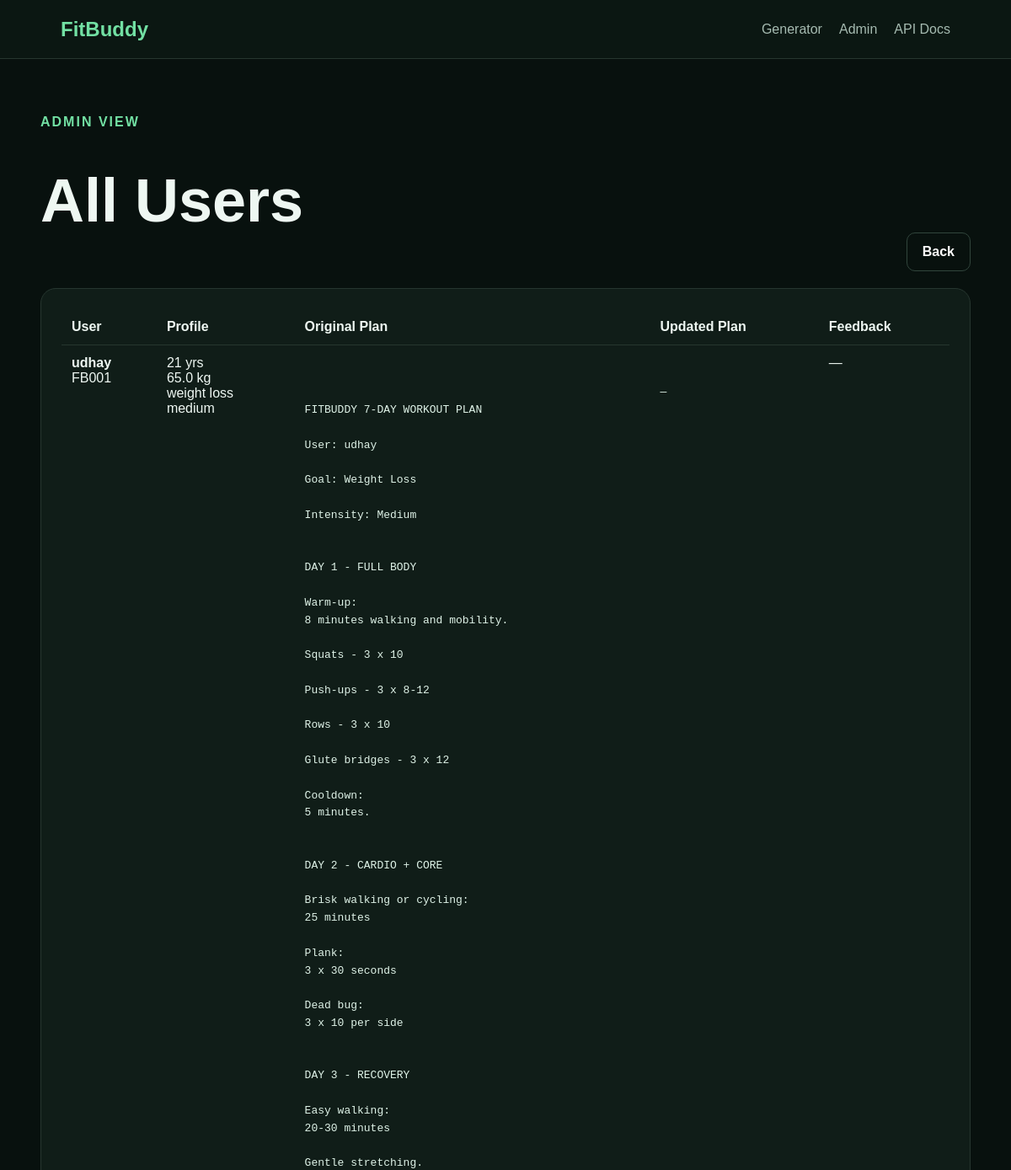
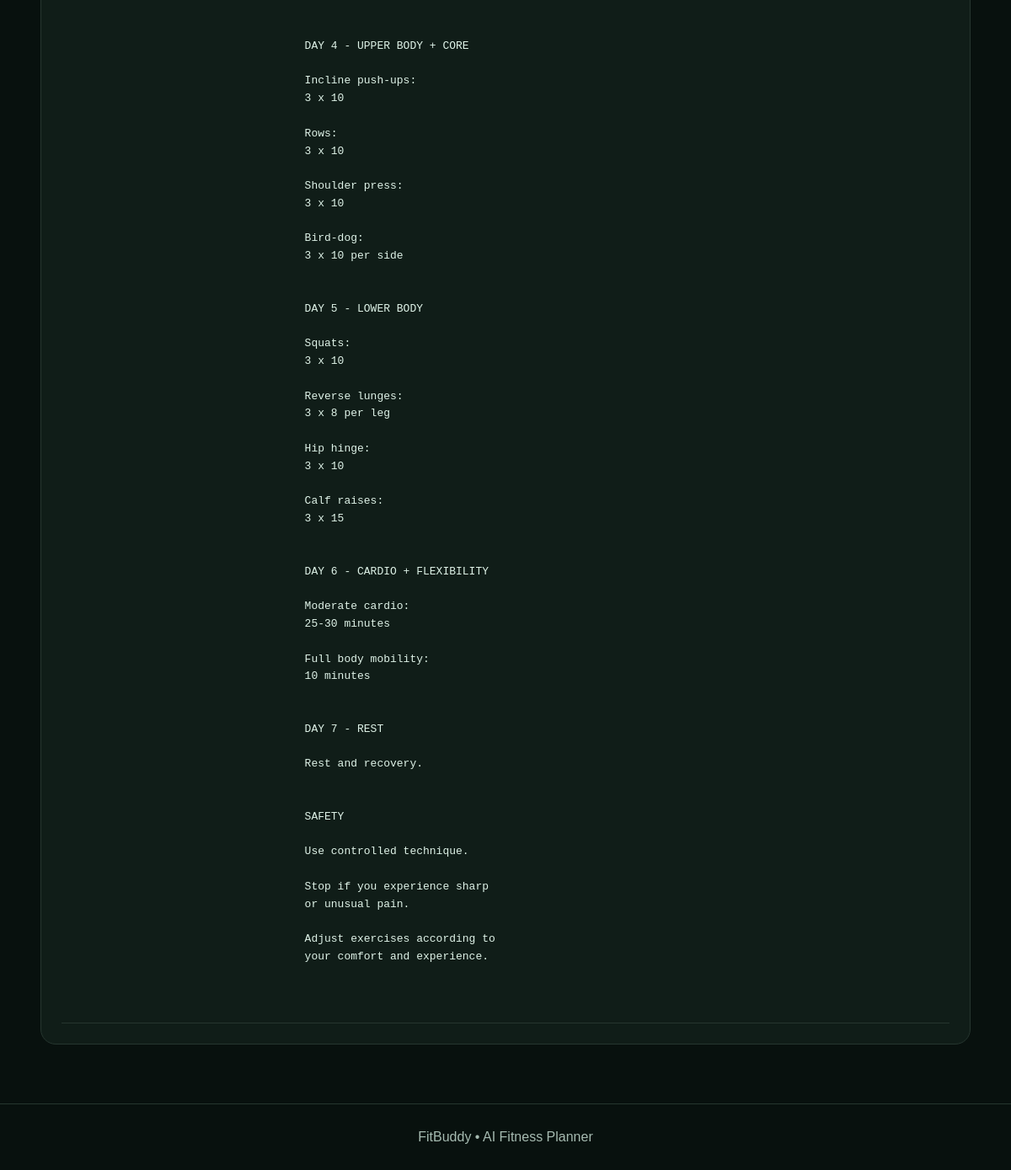
Screenshot of /view-all-users with the database file from the repository (2 pictures, top to bottom).
### app/models.py (models this page shows)
class User(Base):
    __tablename__ = "users"
    id: Mapped[int] = mapped_column(
        Integer,
        primary_key=True,
        index=True
    )
    user_id: Mapped[str] = mapped_column(
        String(80),
        unique=True,
        index=True
    )
    username: Mapped[str] = mapped_column(
        String(120)
    )
    age: Mapped[int] = mapped_column(
        Integer
    )
    weight: Mapped[float] = mapped_column(
        Float
    )
    goal: Mapped[str] = mapped_column(
        String(80)
    )
    intensity: Mapped[str] = mapped_column(
        String(20)
    )
    created_at: Mapped[datetime] = mapped_column(
        DateTime,
        default=datetime.utcnow
    )
    plans: Mapped[list["WorkoutPlan"]] = relationship(
        back_populates="user",
        cascade="all, delete-orphan"
    )

class WorkoutPlan(Base):
    __tablename__ = "workout_plans"
    id: Mapped[int] = mapped_column(
        Integer,
        primary_key=True,
        index=True
    )
    user_id: Mapped[str] = mapped_column(
        ForeignKey("users.user_id"),
        index=True
    )
    original_plan: Mapped[str] = mapped_column(
        Text
    )
    updated_plan: Mapped[str | None] = mapped_column(
        Text,
        nullable=True
    )
    nutrition_tip: Mapped[str] = mapped_column(
        Text
    )
    feedback: Mapped[str | None] = mapped_column(
        Text,
        nullable=True
    )
    created_at: Mapped[datetime] = mapped_column(
        DateTime,
        default=datetime.utcnow
    )
    updated_at: Mapped[datetime | None] = mapped_column(
        DateTime,
        nullable=True
    )
    user: Mapped[User] = relationship(
        back_populates="plans"
    )

### app/routes.py (the view)
@router.get(
    "/view-all-users",
    response_class=HTMLResponse
)
def all_users(
    request: Request,
    x_admin_token: str | None = Header(
        default=None
    ),
    db: Session = Depends(get_db)
):
    if (
        settings.admin_token
        and x_admin_token != settings.admin_token
    ):
        raise HTTPException(
            status_code=403,
            detail="Invalid admin token."
        )
    users = db.scalars(
        select(User)
        .order_by(
            User.created_at.desc()
        )
    ).all()
    rows = []
    for user in users:
        rows.append({
            "user": user,
            "plan": latest_plan(
                db,
                user.user_id
            )
        })
    return templates.TemplateResponse(
        request=request,
        name="all_users.html",
        context={
            "rows": rows
        }
    )

### templates/all_users.html (shortened to what this page needs)
{% extends "base.html" %}
{% block content %}
<div class="head">
<div>
    <p class="eyebrow">
        ADMIN VIEW
    </p>
    <h1>
        All Users
    </h1>
</div>
<a
    class="btn2"
    href="/"
>
    Back
</a>
</div>
<div class="card table">
<table>
<thead>
<tr>
<th>
User
</th>
<th>
Profile
</th>
<th>
Original Plan
</th>
<th>
Updated Plan
</th>
<th>
Feedback
</th>
</tr>
</thead>
<tbody>
{% for row in rows %}
<tr>
<td>
<b>
{{ row.user.username }}
</b>
<br>
{{ row.user.user_id }}
</td>
<td>
{{ row.user.age }} yrs
<br>
{{ row.user.weight }} kg
<br>
{{ row.user.goal }}
<br>
{{ row.user.intensity }}
</td>
<td>
<pre>
{{ row.plan.original_plan
if row.plan
else "—" }}
</pre>
</td>
<td>
<pre>
{{ row.plan.updated_plan
if row.plan and row.plan.updated_plan
else "—" }}
</pre>
</td>
<td>
{{ row.plan.feedback
if row.plan and row.plan.feedback
else "—" }}
</td>
</tr>
{% else %}
<tr>
<td colspan="5">
No users yet.
</td>
</tr>
{% endfor %}
</tbody>
</table>
</div>
{% endblock %}

### templates/base.html (shortened to what this page needs)
<!DOCTYPE html>
<html lang="en">
<head>
    <link
        rel="stylesheet"
        href="{{ url_for('static', path='style.css') }}"
    >
</head>
<body>
<header>
    <a
        class="brand"
        href="/"
    >
        FitBuddy
    </a>
    <nav>
        <a href="/">
            Generator
        </a>
        <a href="/view-all-users">
            Admin
        </a>
        <a href="/docs">
            API Docs
        </a>
    </nav>
</header>
<main>
    {% block content %}
    {% endblock %}
</main>
<footer>
    FitBuddy • AI Fitness Planner
</footer>
</body>
</html>

### static/style.css (style rules this page uses)
* { box-sizing: border-box; }
body { margin: 0; font-family: Arial, sans-serif; background: #08110e; color: #eef7f2; }
a { color: inherit; text-decoration: none; }
header { height: 70px; display: flex; justify-content: space-between; align-items: center; padding: 0 6%; border-bottom: 1px solid #26362f; background: #0b1712; }
.brand { font-size: 24px; font-weight: 800; color: #72e0a3; }
nav { display: flex; gap: 20px; color: #a6bbb1; }
main { width: min(1150px, 92%); margin: auto; padding: 50px 0; }
.eyebrow { color: #72e0a3; font-weight: 800; letter-spacing: 2px; }
h1 { font-size: clamp( 2.3rem, 6vw, 4.5rem ); line-height: 1; }
.card { background: #101d18; border: 1px solid #26362f; border-radius: 18px; padding: 24px; margin-bottom: 20px; }
button, .btn2 { padding: 13px 18px; border: 0; border-radius: 10px; background: #72e0a3; color: #06110b; font-weight: 700; cursor: pointer; }
.btn2 { background: transparent; color: white; border: 1px solid #31453c; }
pre { white-space: pre-wrap; line-height: 1.6; color: #dff3e8; }
.head { display: flex; justify-content: space-between; align-items: end; margin-bottom: 20px; }
.table { overflow: auto; }
table { width: 100%; min-width: 950px; border-collapse: collapse; }
th, td { padding: 12px; border-bottom: 1px solid #26362f; text-align: left; vertical-align: top; }
footer { text-align: center; color: #a6bbb1; padding: 30px; border-top: 1px solid #26362f; }

### rows the page displays
User: user.username "udhay", user.user_id "FB001", user.age "21", user.weight "65.0", user.goal "weight loss", user.intensity "medium"
WorkoutPlan: plan "FITBUDDY 7-DAY WORKOUT PLAN User: udhay Goal: Weight Loss Intensity: Medium DAY 1 - FULL BODY Warm-up: 8 minutes walking and mobility. Squats - 3 x 10 Push-ups - 3 x 8-12 Rows - 3 x 10 Glute bridges - 3 x 12 Cooldown: 5 minutes. DAY 2 - CARDIO + CORE Brisk walking or cycling: 25 minutes Plank: 3 x 30 seconds Dead bug: 3 x 10 per side DAY 3 - RECOVERY Easy walking: 20-30 minutes Gentle stretching. DAY 4 - UPPER BODY + CORE Incline push-ups: 3 x 10 Rows: 3 x 10 Shoulder press: 3 x 10 Bird-dog: 3 x 10 per side DAY 5 - LOWER BODY Squats: 3 x 10 Reverse lunges: 3 x 8 per leg Hip hinge: 3 x 10 Calf raises: 3 x 15 DAY 6 - CARDIO + FLEXIBILITY Moderate cardio: 25-30 minutes Full body mobility: 10…", plan "—", plan "—"
